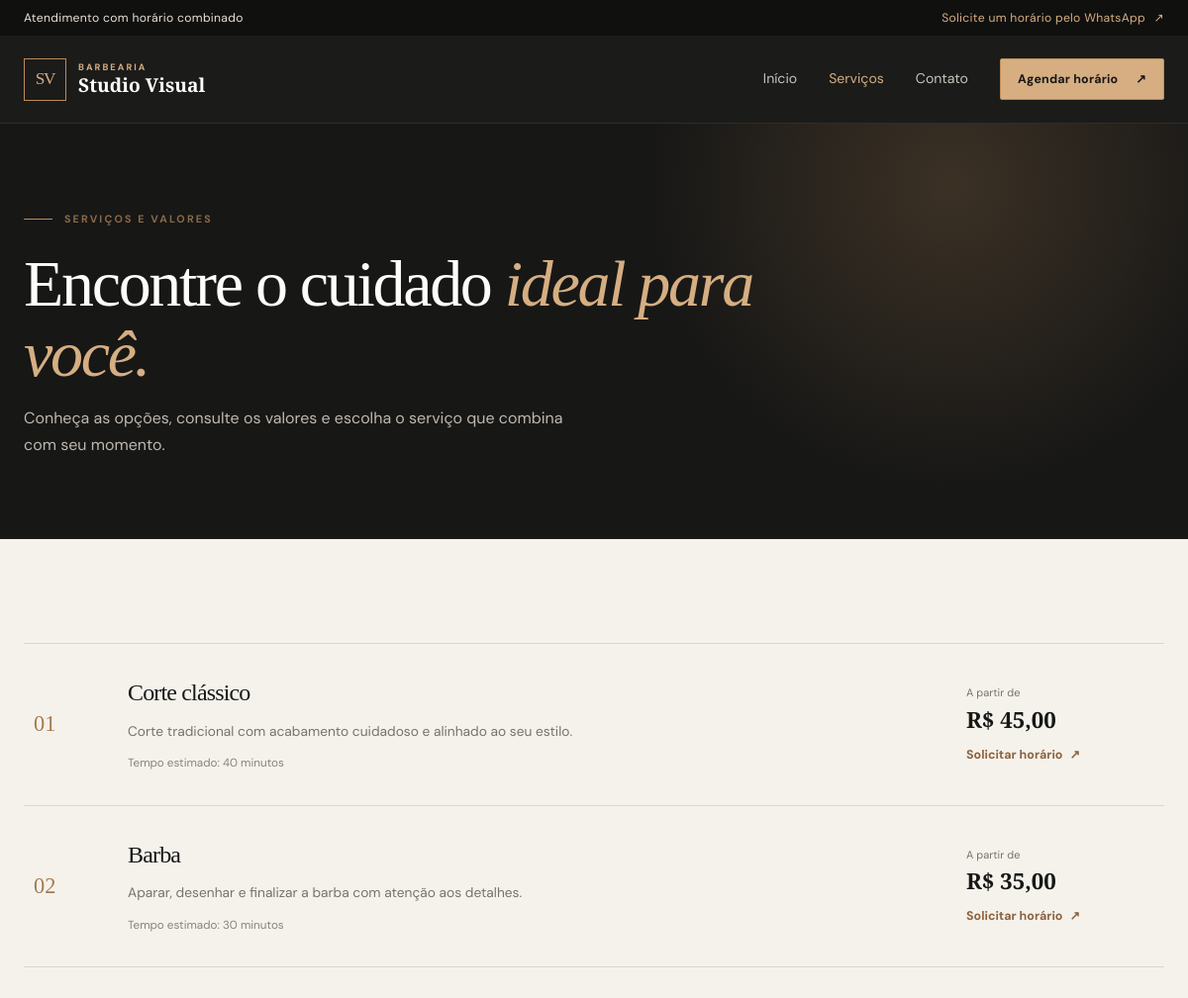
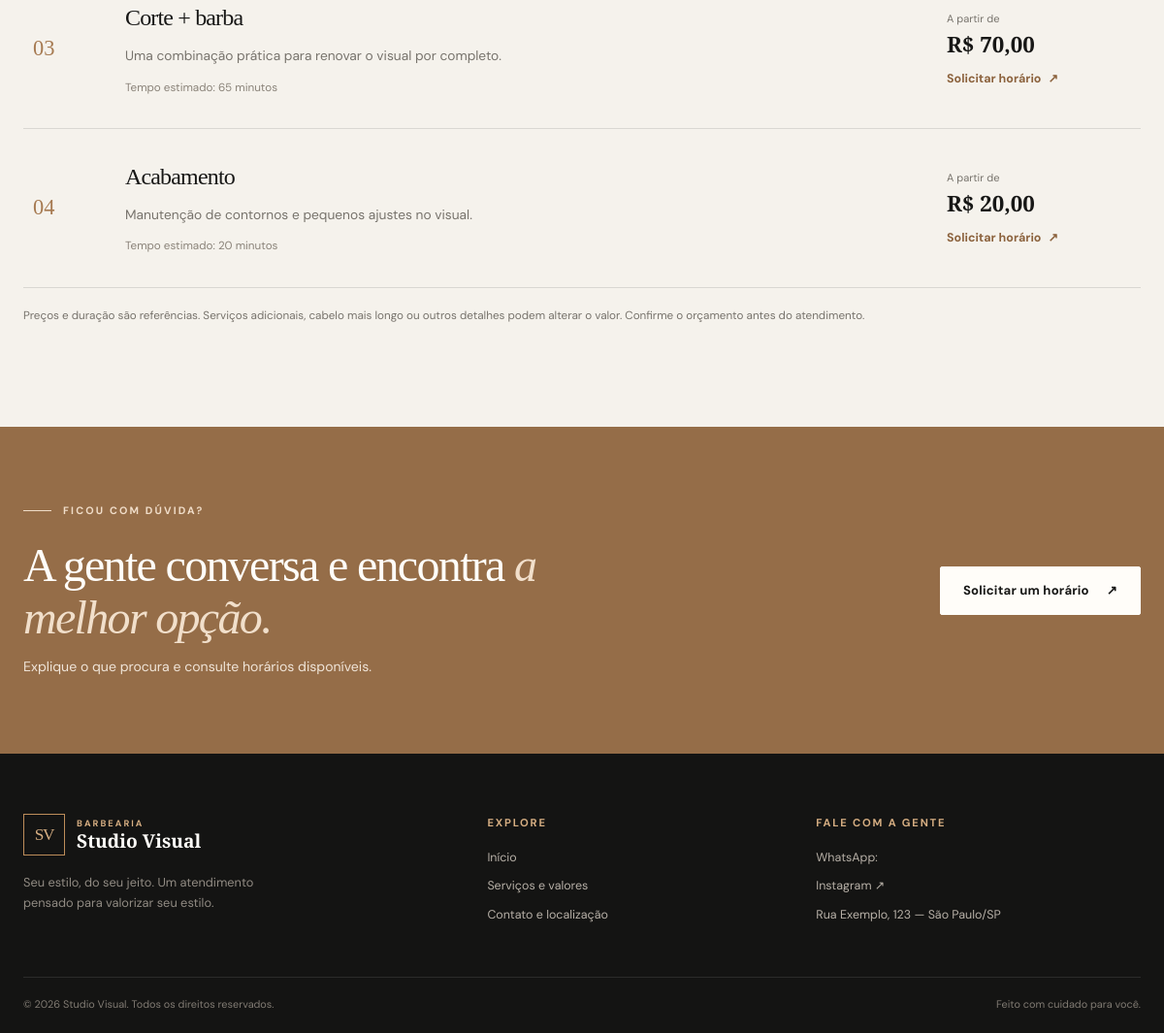
Page /servicos.php on the committed database (2 pictures, top to bottom).
### tables this page shows
CREATE TABLE IF NOT EXISTS servicos (
    id INT UNSIGNED AUTO_INCREMENT PRIMARY KEY,
    slug VARCHAR(100) NOT NULL UNIQUE,
    nome VARCHAR(120) NOT NULL,
    descricao VARCHAR(255) NOT NULL,
    preco DECIMAL(10, 2) NOT NULL DEFAULT 0.00,
    duracao_minutos SMALLINT UNSIGNED NOT NULL DEFAULT 30,
    destaque TINYINT(1) NOT NULL DEFAULT 0,
    ativo TINYINT(1) NOT NULL DEFAULT 1,
    ordem SMALLINT UNSIGNED NOT NULL DEFAULT 0,
    criado_em TIMESTAMP NOT NULL DEFAULT CURRENT_TIMESTAMP,
    atualizado_em TIMESTAMP NOT NULL DEFAULT CURRENT_TIMESTAMP ON UPDATE CURRENT_TIMESTAMP
);

### includes/functions.php (called while the page is built, shortened)
<?php
function e(mixed $value): string
{
    return htmlspecialchars((string) $value, ENT_QUOTES | ENT_SUBSTITUTE, 'UTF-8');
}
function site_config(): array
{
    static $config = null;
    if ($config === null) {
        $configFile = __DIR__ . '/../config/site.php';
        $config = is_file($configFile) ? require $configFile : [];
    }
    return $config;
}
function database_connection(): ?PDO
{
    static $connection = false;
    if ($connection !== false) {
        return $connection;
    }
    $configFile = __DIR__ . '/../config/database.php';
    try {
        $config = require $configFile;
        $host = $config['host'] ?? 'localhost';
        $dbname = $config['dbname'] ?? '';
        $charset = $config['charset'] ?? 'utf8mb4';
        $username = $config['username'] ?? '';
        $password = $config['password'] ?? '';
        $dsn = "mysql:host={$host};dbname={$dbname};charset={$charset}";
        $connection = new PDO($dsn, $username, $password, [
            PDO::ATTR_ERRMODE => PDO::ERRMODE_EXCEPTION,
            PDO::ATTR_DEFAULT_FETCH_MODE => PDO::FETCH_ASSOC,
            PDO::ATTR_EMULATE_PREPARES => false,
        ]);
    } catch (Throwable $exception) {
        error_log('Falha ao conectar ao banco da Barbearia Studio Visual: ' . $exception->getMessage());
        $connection = null;
    }
    return $connection;
}
function get_services(?int $limit = null): array
{
    $pdo = database_connection();
    try {
        $sql = 'SELECT nome, descricao, preco, duracao_minutos, destaque
                FROM servicos
                WHERE ativo = 1
                ORDER BY destaque DESC, ordem ASC, nome ASC';
        return $pdo->query($sql)->fetchAll();
    } catch (Throwable $exception) {
        error_log('Falha ao consultar serviços da Barbearia Studio Visual: ' . $exception->getMessage());
        return $limit === null ? demo_services() : array_slice(demo_services(), 0, $limit);
    }
}
function format_price(string|int|float $price): string
{
    return 'R$ ' . number_format((float) $price, 2, ',', '.');
}
function whatsapp_url(string $message = ''): string
{
    $config = site_config();
    $number = preg_replace('/\D+/', '', (string) ($config['whatsapp_number'] ?? ''));
    $url = 'https://wa.me/' . $number;
    return $message !== '' ? $url . '?text=' . rawurlencode($message) : $url;
}

### config/database.php (called while the page is built)
<?php
return [
    'host' => 'localhost',
    'dbname' => 'barbearia_studio_visual',
    'username' => 'root',
    'password' => '',
    'charset' => 'utf8mb4',
];

### config/site.php (called while the page is built)
<?php
return [
    'business_name' => 'Studio Visual',
    'brand_prefix' => 'BARBEARIA',
    'tagline' => 'Seu estilo, do seu jeito.',
    'whatsapp_number' => '5511999999999',
    'whatsapp_display' => '',
    'address' => 'Rua Exemplo, 123 — São Paulo/SP',
    'maps_url' => 'https://www.google.com/maps/search/?api=1&query=Rua+Exemplo%2C+123%2C+S%C3%A3o+Paulo',
    'instagram_url' => 'https://www.instagram.com/',
    'email' => 'contato@seudominio.com.br',
    'hours' => [
        'Segunda a sexta' => '09h às 19h',
        'Sábado' => '09h às 16h',
        'Domingo' => 'Fechado',
    ],
];

### servicos.php (the view, shortened to what this page needs)
<?php
require_once __DIR__ . '/includes/functions.php';
$currentPage = 'servicos';
$services = get_services();
require __DIR__ . '/includes/header.php';
?>
<main id="conteudo">
    <section class="page-hero"><div class="container"><p class="eyebrow"><span class="eyebrow__line"></span> SERVIÇOS E VALORES</p><h1>Encontre o cuidado <em>ideal para você.</em></h1><p>Conheça as opções, consulte os valores e escolha o serviço que combina com seu momento.</p></div></section>
    <section class="section"><div class="container">
        <?php if ($services === []): ?>
            <div class="empty-state"><h2>Estamos atualizando nossos serviços.</h2><p>Entre em contato pelo WhatsApp para consultar as opções disponíveis.</p></div>
        <?php else: ?>
            <div class="service-list">
                <?php foreach ($services as $index => $service): ?>
                    <article class="service-row"><div class="service-row__index"><?= str_pad((string) ($index + 1), 2, '0', STR_PAD_LEFT) ?></div><div class="service-row__content"><h2><?= e($service['nome']) ?></h2><p><?= e($service['descricao']) ?></p><span class="service-row__duration">Tempo estimado: <?= (int) $service['duracao_minutos'] ?> minutos</span></div><div class="service-row__price"><span>A partir de</span><strong><?= e(format_price($service['preco'])) ?></strong><a href="index.php?servico=<?= rawurlencode((string) $service['nome']) ?>#agendamento">Solicitar horário <span aria-hidden="true">↗</span></a></div></article>
                <?php endforeach; ?>
            </div>
        <?php endif; ?>
        <p class="section-footnote">Preços e duração são referências. Serviços adicionais, cabelo mais longo ou outros detalhes podem alterar o valor. Confirme o orçamento antes do atendimento.</p>
    </div></section>
    <section class="cta-section"><div class="container cta-section__inner"><div><p class="eyebrow"><span class="eyebrow__line"></span> FICOU COM DÚVIDA?</p><h2>A gente conversa e encontra <em>a melhor opção.</em></h2><p>Explique o que procura e consulte horários disponíveis.</p></div><a class="button button--light" href="index.php#agendamento">Solicitar um horário <span aria-hidden="true">↗</span></a></div></section>
</main>
<?php require __DIR__ . '/includes/footer.php'; ?>

### includes/header.php (shortened to what this page needs)
<?php
require_once __DIR__ . '/functions.php';
$site = site_config();
$currentPage = $currentPage ?? '';
?>
<!DOCTYPE html>
<html lang="pt-BR">
<head>
    <link rel="stylesheet" href="assets/css/style.css">
</head>
<body>
<div class="topbar">
    <div class="container topbar__inner">
        <span>Atendimento com horário combinado</span>
        <a href="index.php#agendamento">Solicite um horário pelo WhatsApp <span aria-hidden="true">↗</span></a>
    </div>
</div>
<header class="site-header">
    <div class="container header__inner">
        <a class="brand" href="index.php" aria-label="Página inicial — <?= e($site['business_name'] ?? 'Studio Visual') ?>">
            <span class="brand__mark" aria-hidden="true">SV</span>
            <span class="brand__text"><span><?= e($site['brand_prefix'] ?? 'BARBEARIA') ?></span><strong><?= e($site['business_name'] ?? 'Studio Visual') ?></strong></span>
        </a>
        <nav class="main-nav" id="menu-principal" aria-label="Menu principal">
            <a class="<?= $currentPage === 'inicio' ? 'is-active' : '' ?>" href="index.php" <?= $currentPage === 'inicio' ? 'aria-current="page"' : '' ?>>Início</a>
            <a class="<?= $currentPage === 'servicos' ? 'is-active' : '' ?>" href="servicos.php" <?= $currentPage === 'servicos' ? 'aria-current="page"' : '' ?>>Serviços</a>
            <a class="<?= $currentPage === 'contato' ? 'is-active' : '' ?>" href="contato.php" <?= $currentPage === 'contato' ? 'aria-current="page"' : '' ?>>Contato</a>
            <a class="button button--small button--nav" href="index.php#agendamento">Agendar horário <span aria-hidden="true">↗</span></a>
        </nav>
    </div>
</header>

### includes/footer.php
<?php
$site = site_config();
?>
<footer class="site-footer">
    <div class="container footer__main">
        <div class="footer__brand">
            <a class="brand brand--footer" href="index.php">
                <span class="brand__mark" aria-hidden="true">SV</span>
                <span class="brand__text"><span><?= e($site['brand_prefix'] ?? 'BARBEARIA') ?></span><strong><?= e($site['business_name'] ?? 'Studio Visual') ?></strong></span>
            </a>
            <p><?= e($site['tagline'] ?? 'Seu estilo, do seu jeito.') ?> Um atendimento pensado para valorizar seu estilo.</p>
        </div>
        <div class="footer__column">
            <h2>Explore</h2>
            <a href="index.php">Início</a>
            <a href="servicos.php">Serviços e valores</a>
            <a href="contato.php">Contato e localização</a>
        </div>
        <div class="footer__column">
            <h2>Fale com a gente</h2>
            <a href="<?= e(whatsapp_url()) ?>" target="_blank" rel="noopener noreferrer">WhatsApp: <?= e($site['whatsapp_display'] ?? 'Configure o telefone') ?></a>
            <a href="<?= e($site['instagram_url'] ?? 'https://www.instagram.com/') ?>" target="_blank" rel="noopener noreferrer">Instagram <span aria-hidden="true">↗</span></a>
            <span><?= e($site['address'] ?? 'Configure o endereço') ?></span>
        </div>
    </div>
    <div class="container footer__bottom">
        <span>© <span id="current-year">2026</span> <?= e($site['business_name'] ?? 'Studio Visual') ?>. Todos os direitos reservados.</span>
        <span>Feito com cuidado para você.</span>
    </div>
</footer>
</body>
</html>

### rows in the picture
servicos: index "01", nome "Corte clássico", descricao "Corte tradicional com acabamento cuidadoso e alinhado ao seu estilo.", duracao_minutos "40", preco "R$ 45,00"
servicos: index "02", nome "Barba", descricao "Aparar, desenhar e finalizar a barba com atenção aos detalhes.", duracao_minutos "30", preco "R$ 35,00"
servicos: index "03", nome "Corte + barba", descricao "Uma combinação prática para renovar o visual por completo.", duracao_minutos "65", preco "R$ 70,00"
servicos: index "04", nome "Acabamento", descricao "Manutenção de contornos e pequenos ajustes no visual.", duracao_minutos "20", preco "R$ 20,00"

### other values in the picture
$site['brand_prefix'] "BARBEARIA"
$site['business_name'] "Studio Visual"
$site['tagline'] "Seu estilo, do seu jeito."
$site['address'] "Rua Exemplo, 123 — São Paulo/SP"
